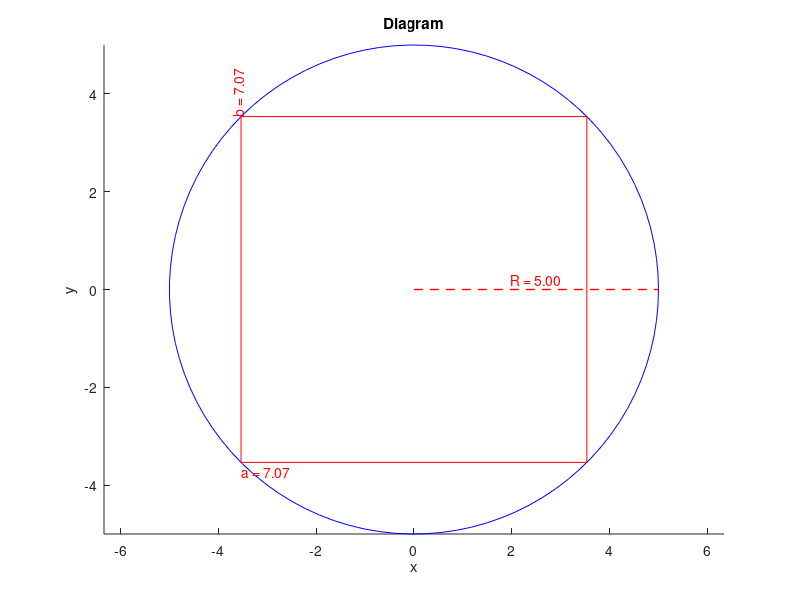

MATLAB code to generate this figure:
R = 5;

fun = @(a) -1 * a * sqrt(R^2 - a^2); % Objective function
lb = 0; % Lower bound of the variable 'a'
ub = R; % Upper bound of the variable 'a'

function [x, fval] = calculate_minbnd(fun, lb, ub)
    tolerance = 1e-8; % Tolerance for convergence
    max_iter = 1000; % Maximum number of iterations

    % Golden ratio
    phi = (1 + sqrt(5)) / 2;

    % Initial points
    x1 = lb;
    x4 = ub;
    x2 = x4 - (x4 - x1) / phi;
    x3 = x1 + (x4 - x1) / phi;

    % Evaluate function values at initial points
    f1 = fun(x1);
    f2 = fun(x2);
    f3 = fun(x3);
    f4 = fun(x4);

    iter = 0;
    while abs(x4 - x1) > tolerance && iter < max_iter
        if f2 < f3
            x4 = x3;
            x3 = x2;
            x2 = x4 - (x4 - x1) / phi;
            f3 = f2;
            f2 = fun(x2);
        else
            x1 = x2;
            x2 = x3;
            x3 = x1 + (x4 - x1) / phi;
            f2 = f3;
            f3 = fun(x3);
        end
        iter = iter + 1;
    end

    % Choose the final solution
    if f2 < f3
        x = x2;
        fval = f2;
    else
        x = x3;
        fval = f3;
    end
end

[a, fval] = calculate_minbnd(fun, lb, ub);

% Solving b
b = sqrt(R^2 - a^2);

% Calculating the area
area = 4 * a * b;
disp('The largest area: ');
disp(area);

a = R * sqrt(2);
b = R * sqrt(2);

% plotting
theta = linspace(0, 2*pi, 100);
x_circle = R * cos(theta);
y_circle = R * sin(theta);

figure;
hold on;
axis equal;
xlabel('x');
ylabel('y');
title('Diagram');

plot(x_circle, y_circle, 'b');
plot([0, R], [0, 0], 'r--', 'LineWidth', 1);

rectangle('Position', [-a/2, -b/2, a, b], 'EdgeColor', 'r', 'FaceColor', 'none');

text(R/2, 0.2, sprintf('R = %.2f', R), 'Color', 'r', 'HorizontalAlignment', 'center');
text(-a/2, -b/2-0.2, sprintf('a = %.2f', a), 'Color', 'r', 'HorizontalAlignment', 'left');
text(-a/2-0.2, b/2, sprintf('b = %.2f', b), 'Color', 'r', 'Rotation', 90, 'VerticalAlignment', 'top');
